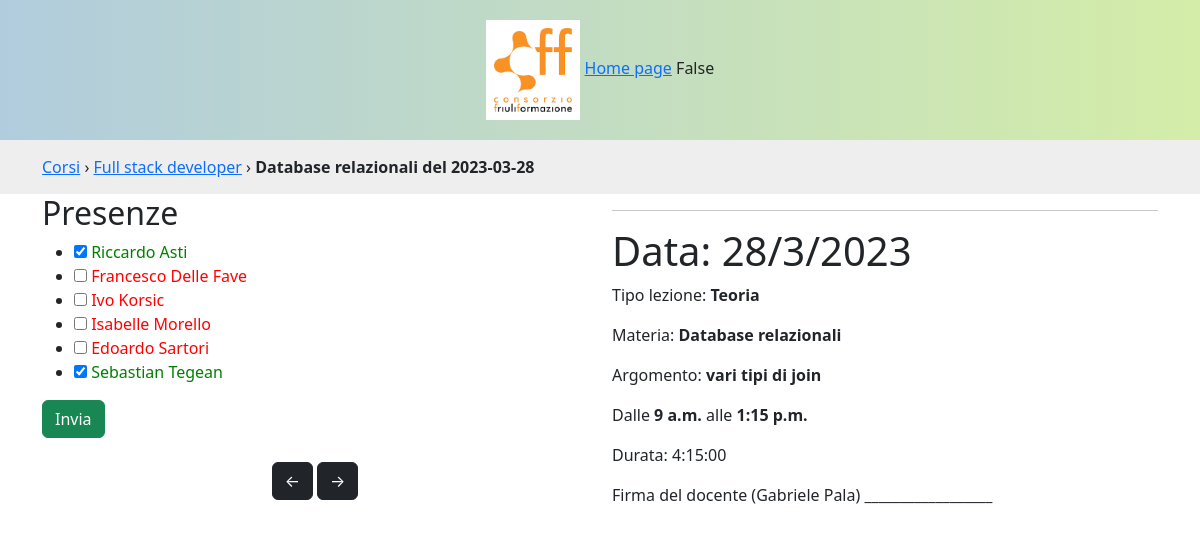
The page /corsi/lezioni/2/ on the database as committed earlier.
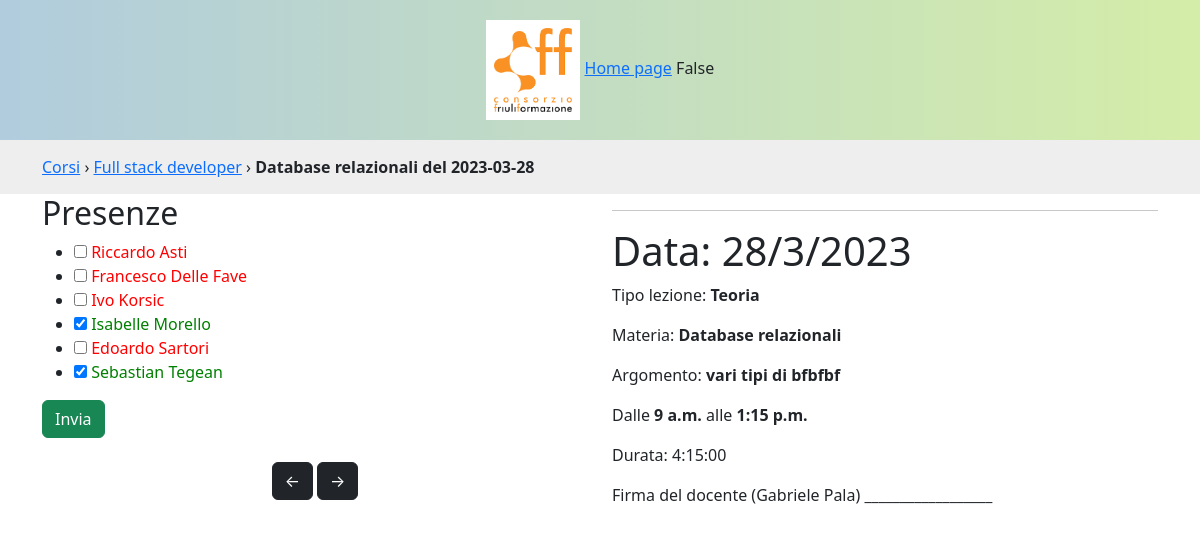
The same page on the database as committed later.
### lezioni/models.py (models this page shows, shortened)
class Iscrizione(models.Model):
    persona = models.ForeignKey(Persona, on_delete=models.PROTECT)
    corso = models.ForeignKey(Corso, on_delete=models.PROTECT, related_name="iscrizioni")
    data_iscrizione = models.DateField()
    data_ritiro = models.DateField(null=True, blank=True)
    class Meta:
        verbose_name_plural = 'Iscrizioni'
        ordering = ['persona', 'corso']

class Persona(models.Model):
    nome = models.CharField(max_length=200)
    cognome = models.CharField(max_length=200)
    email = models.EmailField(blank=True)
    def __str__(self):
        return self.nome + ' ' + self.cognome
    class Meta:
        verbose_name_plural = 'Persone'
        ordering = ['cognome', 'nome']

class Lezione(models.Model):
    TIPI_LEZIONE = (
        (None, 'Seleziona...'),
        ('T', 'Teoria'),
        ('P', 'Pratica'),
    )
    materia = models.ForeignKey(Materia, on_delete=models.PROTECT, related_name="lezioni")
    argomento = models.TextField(verbose_name="Di cosa avete parlato?", null=True, blank=True, help_text="Scrivi almeno 3 parole")
    data = models.DateField()
    online = models.BooleanField(default=False)
    tipologia = models.CharField(max_length=1, choices=TIPI_LEZIONE, null=True)
    ora_inizio = models.TimeField(null=True, blank=True)
    ora_fine = models.TimeField(null=True, blank=True)
    def __str__(self):
        return f'{self.materia} del {self.data}'
    def durata(self):
        from datetime import datetime, date
        if self.ora_inizio and self.ora_fine:
            return datetime.combine(date.today(), self.ora_fine) - datetime.combine(date.today(), self.ora_inizio)
    def prossima(self):
        corso = self.materia.modulo.corso
        return Lezione.objects.filter(materia__modulo__corso=corso, data__gt=self.data).order_by('data').first()
    def precedente(self):
        corso = self.materia.modulo.corso
        return Lezione.objects.filter(materia__modulo__corso=corso, data__lt=self.data).order_by('data').last()
    class Meta:
        verbose_name_plural = 'Lezioni'
        ordering = ['-data']

class Materia(models.Model):
    nome = models.CharField(max_length=100)
    modulo = models.ForeignKey(Modulo, on_delete=models.PROTECT, related_name="materie")
    docente = models.ForeignKey(Persona, on_delete=models.PROTECT, null=True, blank=True, related_name='materie')
    def __str__(self):
        return self.nome
    class Meta:
        verbose_name_plural = 'Materie'

### lezioni/views.py (the view, shortened to what this page needs)
# urls.py: path('corsi/lezioni/<int:id>/', views.dettaglio_lezione, name='dettaglio_lezione'),
def dettaglio_lezione(request, id):
    from .forms import LezioneForm
    lezione = Lezione.objects.get(id=id)
    form = LezioneForm(request.POST or None, instance=lezione)
    presenti = request.POST.getlist('presente')
    print('presenti ' , presenti )
    persone_presenti = Persona.objects.filter(presenze__lezione = lezione)
    context = {'lezione': lezione, 'persone_presenti':persone_presenti, 'form':form}
    return render(request, 'dettaglio_lezione.html', context)

### lezioni/forms.py
class LezioneForm(forms.ModelForm):
    class Meta:
        model = Lezione
        fields = '__all__'
        widgets = {
            'data': forms.DateInput(
                format=('%Y-%m-%d'),
                attrs={'class': 'form-control',
                    'type': 'date'
                    }),
            'ora_inizio': forms.TimeInput(
                attrs={'class': 'form-control',
                    'type': 'time'
                    }),
            'tipologia': forms.RadioSelect
        }

### lezioni/models.py (called while the page is built)
    def __str__(self):
        return self.titolo

### lezioni/templates/dettaglio_lezione.html (shortened to what this page needs)
{% extends 'base.html' %}
{% block breadcrumbs %}
{% with corso=lezione.materia.modulo.corso %}
<div id="breadcrumbs">
    <div class="container">
        <a href="{% url 'corsi' %}">Corsi</a> ›
        <a href="{% url 'lezioni' corso.pk %}">{{corso}}</a> ›
        <strong>{{lezione}}</strong>
    </div>
</div>
{% endwith %}
{% endblock %}
{% block content %}
    <div class="row">
        <div class="col-lg-6">
            <h2>Presenze</h2>
<form method="PoSt">
    <ul id="presenze">
        {% for iscrizione in lezione.materia.modulo.corso.iscrizioni.all %}
        <li>
            <input type="checkbox" name="presente" value="{{iscrizione.persona.pk}}" id="ciccio-{{forloop.counter}}" {% if iscrizione.persona in persone_presenti %} checked{% endif %}>
            <label for="ciccio-{{forloop.counter}}">{{iscrizione.persona}}</label>
        </li>
        {% endfor %}
    </ul>
    <input class="btn btn-success" type="submit" name="salva-presenze" value="Invia">
</form>
<nav class="mt-4 text-center">
    <a {% if lezione.precedente %} href="{% url 'dettaglio_lezione' lezione.precedente.pk %}"{% endif %} class="btn {% if lezione.precedente %}btn-dark{% else %}invisible{% endif %}" title="{{lezione.precedente}}">&larr;</a>
    <a {% if lezione.prossima %} href="{% url 'dettaglio_lezione' lezione.prossima.pk %}"{% endif %} class="btn {% if lezione.prossima %}btn-dark{% else %}invisible{% endif %}" title="{{lezione.prossima}}">&rarr;</a>
</nav>
        </div>
        <div class="col-lg-6">
            <hr>
            <h1>Data: {{lezione.data|date:'j/n/Y'}}</h1>
            <p>Tipo lezione: <strong>{{lezione.get_tipologia_display}}</strong></p>
            <p>Materia: <strong>{{lezione.materia}}</strong></p>
            <p>Argomento: <strong>{{lezione.argomento}}</strong></p>
            <p>Dalle <strong>{{lezione.ora_inizio|default:'--:--'}}</strong> alle <strong>{{lezione.ora_fine|default:'--:--'}}</strong></p>
            <p>Durata: {{lezione.durata}}</p>
            <p>Firma del docente ({{ lezione.materia.docente }})  __________________</p>
        </div>
    </div>
{% endblock %}

Rows that differ between the two databases and show on the page:
changed Lezione "Teoria": argomento "vari tipi di join" → "vari tipi di bfbfbf"
computed for Iscrizione "Riccardo Asti": persona_id "☑" → "☐"
computed for Iscrizione "Isabelle Morello": persona_id "☐" → "☑"
